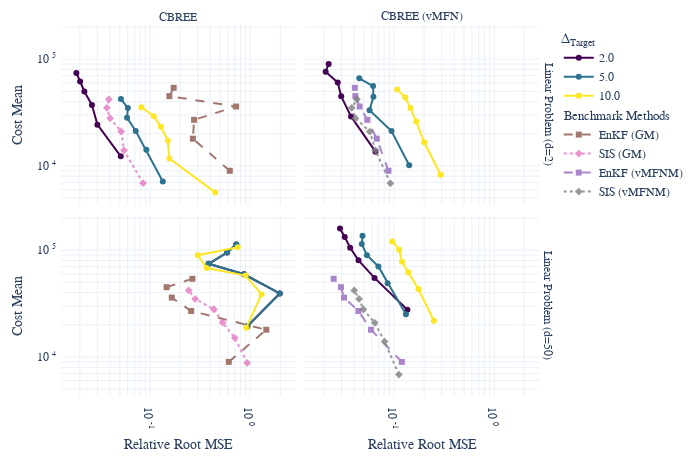

Notebook cell for this chart:
### Markdown cell above
## Alternative Figure

### Code cell
# filter
my_mixture_model = "CBREE"
my_obs_windows = 2
my_epsilon = 1
my_bm_cvar_tgt = 1
problems = ["Linear Problem (d=2)", "Linear Problem (d=50)"]
this_df = df_agg.query(" `Averaging Method`=='Average Estimate'")
this_df = this_df[this_df['Problem'].isin(problems)]
this_df = this_df[this_df['$N_{{ \\text{{obs}} }}$'].isin([2])]
this_df = this_df[this_df['$\\Delta_{{\\text{{Target}}}}$'].isin([2,5,10])]
cmap = ree.sr_to_color_dict(this_df["$\\Delta_{{\\text{{Target}}}}$"].astype(float))
this_df["cvar_tgt_str"] = this_df["$\\Delta_{{\\text{{Target}}}}$"].astype(float).apply(str)
this_df = this_df.sort_values(["$\\Delta_{{\\text{{Target}}}}$", "$N_{{ \\text{{obs}} }}$", "Sample Size"])
# plot
fig = px.line(
    this_df,
    x = "Relative Root MSE",
    y="Cost Mean",
    facet_col="Method",
    facet_row="Problem",
    color_discrete_map=cmap,
    color="cvar_tgt_str",
    log_x=True,
    log_y=True,
    markers=True,
    hover_name="Sample Size",
    labels=LATEX_TO_HTML | {"cvar_tgt_str": LATEX_TO_HTML[DF_COLUMNS_TO_LATEX["cvar_tgt"]]})
# add benchmark
this_df_bm = df_bm_agg.query("cvar_tgt == 1")
methods = this_df.Method.unique()
for prob in problems:
    for method in this_df.Method.unique():
        if "CBREE" == method:
            bm_solvers = [s for s in this_df_bm.Solver.unique() if "GM" in s]
        if "MFN" in method:
            bm_solvers = [s for s in this_df_bm.Solver.unique() if "MFN" in s]
        for bm_solver in bm_solvers:
            dat =this_df_bm.query("Problem == @prob & Solver == @bm_solver")
            trace_dict = {
                "x" : dat["Relative Root MSE"],
                "y" : dat["Cost Mean"],
                "legendgrouptitle_text": "Benchmark Methods",
                "showlegend" : prob == problems[1], # avoids duplicated entries
                "name": bm_solver,
                "legendgroup": "group",
                "mode": "markers+lines",
                "opacity": 0.8
            }
            num_rows = [1-i   for i,p in enumerate(problems) if prob == p] # cave flipped y-axis by px
            cols_idx = [i  for i, m in enumerate(methods) if method == m]
            trace_dict = trace_dict | BM_SOLVER_SCATTER_STYLE[bm_solver]
            fig = ree.add_scatter_to_subplots(fig, num_rows, cols_idx, **trace_dict)

# style
if  "yaxis_exponentformat" in MY_LAYOUT.keys():
    fig = ree.update_axes_format(fig,  MY_LAYOUT["xaxis_exponentformat"], MY_LAYOUT["yaxis_exponentformat"])
# overwrite N_obs = 0 etc
new_labels = {LATEX_TO_HTML[DF_COLUMNS_TO_LATEX["observation_window"]] + "=0": "No Divergence Check",
              "Method=":"",
              "Problem=":""}
for old, new in new_labels.items():
    fig.for_each_annotation(
        lambda a: a.update(text = a.text.replace(old,new) if a.text.startswith(old) else a.text))

fig.update_layout(**MY_LAYOUT)
# show and save
fig.show()
fig_title = "Linear problems lower and higher dimensions"
fig.write_image(f"{fig_title}.pdf".replace(" ", "_").lower(),
                engine="kaleido")
fig_description = f"Solving the Linear Problem with the CBREE methods using  \
different parameters. \
We vary the stopping criterion $\\Delta_{{\\text{{Target}}}}$ (color), \
the problem's dimension $d$ (row) and \
the method (column). \
The parameters $\\epsilon_{{\\text{{Target}}}} = {0.5}$ \
and $N_\\text{{obs}}=2$ are fixed. \
Furthermore we plot also the performance of the benchmark methods EnKF \
and SiS. \
Each marker represents the empirical estimates based the successful portion of ${int(2*this_df.Seed.unique()[0]+1)}$ simulations."
with open(f"{fig_title} desc.tex".replace(" ", "_").lower(), "w") as file:
    file.write(fig_description)
display(Markdown(fig_description))

### Figure 1 — Plotly figure (JSON) as saved in the notebook; plotly's stock layout.template omitted (floating-point values rounded to 4 significant figures; data arrays with more than 128 entries replaced by an {"elided": "..."} marker saying what was removed)
{"data": [{"hovertemplate": "<b>%{hovertext}</b><br><br>Δ<sub>Target</sub>=2.0<br>Problem=Linear Problem (d=2)<br>Method=CBREE<br>Relative Root MSE=%{x}<br>Cost Mean=%{y}<extra></extra>", "hovertext": [1000, 2000, 3000, 4000, 5000, 6000], "legendgroup": "2.0", "line": {"color": "rgb(68, 1, 84)", "dash": "solid"}, "marker": {"symbol": "circle"}, "mode": "markers+lines", "name": "2.0", "orientation": "v", "showlegend": true, "type": "scatter", "x": [0.0512, 0.02991, 0.0264, 0.02217, 0.02013, 0.01846], "xaxis": "x3", "y": [12285, 24350, 37125, 49780, 61600, 74220], "yaxis": "y3"}, {"hovertemplate": "<b>%{hovertext}</b><br><br>Δ<sub>Target</sub>=2.0<br>Problem=Linear Problem (d=2)<br>Method=CBREE (vMFN)<br>Relative Root MSE=%{x}<br>Cost Mean=%{y}<extra></extra>", "hovertext": [1000, 2000, 3000, 4000, 5000, 6000], "legendgroup": "2.0", "line": {"color": "rgb(68, 1, 84)", "dash": "solid"}, "marker": {"symbol": "circle"}, "mode": "markers+lines", "name": "2.0", "orientation": "v", "showlegend": false, "type": "scatter", "x": [0.06544, 0.03732, 0.02979, 0.0275, 0.02082, 0.02233], "xaxis": "x4", "y": [13590, 29100, 44820, 60340, 76225, 89970], "yaxis": "y4"}, {"hovertemplate": "<b>%{hovertext}</b><br><br>Δ<sub>Target</sub>=2.0<br>Problem=Linear Problem (d=50)<br>Method=CBREE<br>Relative Root MSE=%{x}<br>Cost Mean=%{y}<extra></extra>", "hovertext": [1000, 2000, 3000, 4000, 5000, 6000], "legendgroup": "2.0", "line": {"color": "rgb(68, 1, 84)", "dash": "solid"}, "marker": {"symbol": "circle"}, "mode": "markers+lines", "name": "2.0", "orientation": "v", "showlegend": false, "type": "scatter", "x": [0.938, 1.977, 0.8703, 0.3851, 0.5885, 0.7277], "xaxis": "x", "y": [19375, 39330, 59505, 74600, 95075, 112980], "yaxis": "y"}, {"hovertemplate": "<b>%{hovertext}</b><br><br>Δ<sub>Target</sub>=2.0<br>Problem=Linear Problem (d=50)<br>Method=CBREE (vMFN)<br>Relative Root MSE=%{x}<br>Cost Mean=%{y}<extra></extra>", "hovertext": [1000, 2000, 3000, 4000, 5000, 6000], "legendgroup": "2.0", "line": {"color": "rgb(68, 1, 84)", "dash": "solid"}, "marker": {"symbol": "circle"}, "mode": "markers+lines", "name": "2.0", "orientation": "v", "showlegend": false, "type": "scatter", "x": [0.1363, 0.06401, 0.04432, 0.03657, 0.0323, 0.02898], "xaxis": "x2", "y": [27650, 55040, 80385, 105480, 133200, 159270], "yaxis": "y2"}, {"hovertemplate": "<b>%{hovertext}</b><br><br>Δ<sub>Target</sub>=5.0<br>Problem=Linear Problem (d=2)<br>Method=CBREE<br>Relative Root MSE=%{x}<br>Cost Mean=%{y}<extra></extra>", "hovertext": [1000, 2000, 3000, 4000, 5000, 6000], "legendgroup": "5.0", "line": {"color": "rgb(44.875, 113.75, 142.0)", "dash": "solid"}, "marker": {"symbol": "circle"}, "mode": "markers+lines", "name": "5.0", "orientation": "v", "showlegend": true, "type": "scatter", "x": [0.1345, 0.09209, 0.07214, 0.05915, 0.06025, 0.05137], "xaxis": "x3", "y": [7155, 14150, 21255, 28200, 34950, 42270], "yaxis": "y3"}, {"hovertemplate": "<b>%{hovertext}</b><br><br>Δ<sub>Target</sub>=5.0<br>Problem=Linear Problem (d=2)<br>Method=CBREE (vMFN)<br>Relative Root MSE=%{x}<br>Cost Mean=%{y}<extra></extra>", "hovertext": [1000, 2000, 3000, 4000, 5000, 6000], "legendgroup": "5.0", "line": {"color": "rgb(44.875, 113.75, 142.0)", "dash": "solid"}, "marker": {"symbol": "circle"}, "mode": "markers+lines", "name": "5.0", "orientation": "v", "showlegend": false, "type": "scatter", "x": [0.142, 0.09456, 0.05713, 0.06242, 0.06196, 0.04509], "xaxis": "x4", "y": [10150, 21210, 33270, 44340, 55925, 66210], "yaxis": "y4"}, {"hovertemplate": "<b>%{hovertext}</b><br><br>Δ<sub>Target</sub>=5.0<br>Problem=Linear Problem (d=50)<br>Method=CBREE<br>Relative Root MSE=%{x}<br>Cost Mean=%{y}<extra></extra>", "hovertext": [1000, 2000, 3000, 4000, 5000, 6000], "legendgroup": "5.0", "line": {"color": "rgb(44.875, 113.75, 142.0)", "dash": "solid"}, "marker": {"symbol": "circle"}, "mode": "markers+lines", "name": "5.0", "orientation": "v", "showlegend": false, "type": "scatter", "x": [0.938, 1.977, 0.8703, 0.3851, 0.5885, 0.7278], "xaxis": "x", "y": [19375, 39330, 59505, 74600, 95025, 112920], "yaxis": "y"}, {"hovertemplate": "<b>%{hovertext}</b><br><br>Δ<sub>Target</sub>=5.0<br>Problem=Linear Problem (d=50)<br>Method=CBREE (vMFN)<br>Relative Root MSE=%{x}<br>Cost Mean=%{y}<extra></extra>", "hovertext": [1000, 2000, 3000, 4000, 5000, 6000], "legendgroup": "5.0", "line": {"color": "rgb(44.875, 113.75, 142.0)", "dash": "solid"}, "marker": {"symbol": "circle"}, "mode": "markers+lines", "name": "5.0", "orientation": "v", "showlegend": false, "type": "scatter", "x": [0.1317, 0.0866, 0.06994, 0.05378, 0.04779, 0.04862], "xaxis": "x2", "y": [25170, 49120, 70425, 89660, 114400, 136530], "yaxis": "y2"}, {"hovertemplate": "<b>%{hovertext}</b><br><br>Δ<sub>Target</sub>=10.0<br>Problem=Linear Problem (d=2)<br>Method=CBREE<br>Relative Root MSE=%{x}<br>Cost Mean=%{y}<extra></extra>", "hovertext": [1000, 2000, 3000, 4000, 5000, 6000], "legendgroup": "10.0", "line": {"color": "rgb(253, 231, 37)", "dash": "solid"}, "marker": {"symbol": "circle"}, "mode": "markers+lines", "name": "10.0", "orientation": "v", "showlegend": true, "type": "scatter", "x": [0.4488, 0.1563, 0.1507, 0.1288, 0.1092, 0.08216], "xaxis": "x3", "y": [5650, 11750, 17265, 23240, 29225, 35460], "yaxis": "y3"}, {"hovertemplate": "<b>%{hovertext}</b><br><br>Δ<sub>Target</sub>=10.0<br>Problem=Linear Problem (d=2)<br>Method=CBREE (vMFN)<br>Relative Root MSE=%{x}<br>Cost Mean=%{y}<extra></extra>", "hovertext": [1000, 2000, 3000, 4000, 5000, 6000], "legendgroup": "10.0", "line": {"color": "rgb(253, 231, 37)", "dash": "solid"}, "marker": {"symbol": "circle"}, "mode": "markers+lines", "name": "10.0", "orientation": "v", "showlegend": false, "type": "scatter", "x": [0.2924, 0.2002, 0.1671, 0.146, 0.13, 0.1079], "xaxis": "x4", "y": [8265, 16630, 26115, 34920, 43700, 52050], "yaxis": "y4"}, {"hovertemplate": "<b>%{hovertext}</b><br><br>Δ<sub>Target</sub>=10.0<br>Problem=Linear Problem (d=50)<br>Method=CBREE<br>Relative Root MSE=%{x}<br>Cost Mean=%{y}<extra></extra>", "hovertext": [1000, 2000, 3000, 4000, 5000, 6000], "legendgroup": "10.0", "line": {"color": "rgb(253, 231, 37)", "dash": "solid"}, "marker": {"symbol": "circle"}, "mode": "markers+lines", "name": "10.0", "orientation": "v", "showlegend": false, "type": "scatter", "x": [0.9131, 1.299, 0.9003, 0.3687, 0.3002, 0.7523], "xaxis": "x", "y": [18810, 38600, 57855, 68060, 89675, 106350], "yaxis": "y"}, {"hovertemplate": "<b>%{hovertext}</b><br><br>Δ<sub>Target</sub>=10.0<br>Problem=Linear Problem (d=50)<br>Method=CBREE (vMFN)<br>Relative Root MSE=%{x}<br>Cost Mean=%{y}<extra></extra>", "hovertext": [1000, 2000, 3000, 4000, 5000, 6000], "legendgroup": "10.0", "line": {"color": "rgb(253, 231, 37)", "dash": "solid"}, "marker": {"symbol": "circle"}, "mode": "markers+lines", "name": "10.0", "orientation": "v", "showlegend": false, "type": "scatter", "x": [0.2504, 0.1757, 0.1387, 0.1203, 0.1129, 0.09631], "xaxis": "x2", "y": [21845, 43280, 62280, 78140, 101125, 120870], "yaxis": "y2"}, {"legendgroup": "group", "legendgrouptitle": {"text": "Benchmark Methods"}, "line": {"dash": "dash"}, "marker": {"color": "#8C564B", "symbol": "square"}, "mode": "markers+lines", "name": "EnKF (GM)", "opacity": 0.8, "showlegend": false, "type": "scatter", "x": [0.6269, 0.2684, 0.276, 0.7247, 0.1563, 0.1726], "xaxis": "x3", "y": [9000, 17990, 27000, 36000, 45000, 53910], "yaxis": "y3"}, {"legendgroup": "group", "legendgrouptitle": {"text": "Benchmark Methods"}, "line": {"dash": "dot"}, "marker": {"color": "#E377C2", "symbol": "diamond"}, "mode": "markers+lines", "name": "SIS (GM)", "opacity": 0.8, "showlegend": false, "type": "scatter", "x": [0.08547, 0.05511, 0.05166, 0.04003, 0.03715, 0.03892], "xaxis": "x3", "y": [6885, 14000, 21000, 28000, 35000, 42000], "yaxis": "y3"}, {"legendgroup": "group", "legendgrouptitle": {"text": "Benchmark Methods"}, "line": {"dash": "dash"}, "marker": {"color": "#9467BD", "symbol": "square"}, "mode": "markers+lines", "name": "EnKF (vMFNM)", "opacity": 0.8, "showlegend": false, "type": "scatter", "x": [0.08815, 0.06741, 0.05431, 0.04548, 0.04123, 0.04074], "xaxis": "x4", "y": [9000, 17990, 27000, 36000, 45000, 53910], "yaxis": "y4"}, {"legendgroup": "group", "legendgrouptitle": {"text": "Benchmark Methods"}, "line": {"dash": "dot"}, "marker": {"color": "#7F7F7F", "symbol": "diamond"}, "mode": "markers+lines", "name": "SIS (vMFNM)", "opacity": 0.8, "showlegend": false, "type": "scatter", "x": [0.0922, 0.06551, 0.05747, 0.04125, 0.0379, 0.04284], "xaxis": "x4", "y": [6865, 13990, 20985, 28000, 35000, 42000], "yaxis": "y4"}, {"legendgroup": "group", "legendgrouptitle": {"text": "Benchmark Methods"}, "line": {"dash": "dash"}, "marker": {"color": "#8C564B", "symbol": "square"}, "mode": "markers+lines", "name": "EnKF (GM)", "opacity": 0.8, "showlegend": true, "type": "scatter", "x": [0.6133, 1.45, 0.2578, 0.1653, 0.1469, 0.2656], "xaxis": "x", "y": [8995, 18000, 26955, 36000, 45000, 54000], "yaxis": "y"}, {"legendgroup": "group", "legendgrouptitle": {"text": "Benchmark Methods"}, "line": {"dash": "dot"}, "marker": {"color": "#E377C2", "symbol": "diamond"}, "mode": "markers+lines", "name": "SIS (GM)", "opacity": 0.8, "showlegend": true, "type": "scatter", "x": [0.9342, 0.7033, 0.532, 0.435, 0.2825, 0.2436], "xaxis": "x", "y": [8790, 15120, 21000, 28000, 35000, 42000], "yaxis": "y"}, {"legendgroup": "group", "legendgrouptitle": {"text": "Benchmark Methods"}, "line": {"dash": "dash"}, "marker": {"color": "#9467BD", "symbol": "square"}, "mode": "markers+lines", "name": "EnKF (vMFNM)", "opacity": 0.8, "showlegend": true, "type": "scatter", "x": [0.1198, 0.05913, 0.04424, 0.03178, 0.02962, 0.02505], "xaxis": "x2", "y": [8995, 18000, 26955, 36000, 45000, 54000], "yaxis": "y2"}, {"legendgroup": "group", "legendgrouptitle": {"text": "Benchmark Methods"}, "line": {"dash": "dot"}, "marker": {"color": "#7F7F7F", "symbol": "diamond"}, "mode": "markers+lines", "name": "SIS (vMFNM)", "opacity": 0.8, "showlegend": true, "type": "scatter", "x": [0.1123, 0.08074, 0.06427, 0.0495, 0.04494, 0.04016], "xaxis": "x2", "y": [6835, 13930, 20955, 27920, 34975, 42000], "yaxis": "y2"}], "layout": {"annotations": [{"font": {}, "showarrow": false, "text": "CBREE", "x": 0.24, "xanchor": "center", "xref": "paper", "y": 1, "yanchor": "bottom", "yref": "paper"}, {"font": {}, "showarrow": false, "text": "CBREE (vMFN)", "x": 0.74, "xanchor": "center", "xref": "paper", "y": 1, "yanchor": "bottom", "yref": "paper"}, {"font": {}, "showarrow": false, "text": "Linear Problem (d=50)", "textangle": 90, "x": 0.98, "xanchor": "left", "xref": "paper", "y": 0.2425, "yanchor": "middle", "yref": "paper"}, {"font": {}, "showarrow": false, "text": "Linear Problem (d=2)", "textangle": 90, "x": 0.98, "xanchor": "left", "xref": "paper", "y": 0.7575, "yanchor": "middle", "yref": "paper"}], "autosize": false, "font": {"family": "Serif"}, "height": 466.7, "legend": {"title": {"text": "Δ<sub>Target</sub>"}, "tracegroupgap": 0}, "margin": {"b": 50, "l": 50, "pad": 4, "r": 50, "t": 25}, "width": 700, "xaxis": {"anchor": "y", "domain": [0, 0.48], "exponentformat": "power", "ticktext": {"elided": "200 str values"}, "tickvals": {"elided": "200 float values"}, "title": {"text": "Relative Root MSE"}, "type": "log"}, "xaxis2": {"anchor": "y2", "domain": [0.5, 0.98], "exponentformat": "power", "matches": "x", "ticktext": {"elided": "200 str values"}, "tickvals": {"elided": "200 float values"}, "title": {"text": "Relative Root MSE"}, "type": "log"}, "xaxis3": {"anchor": "y3", "domain": [0, 0.48], "exponentformat": "power", "matches": "x", "showticklabels": false, "ticktext": {"elided": "200 str values"}, "tickvals": {"elided": "200 float values"}, "type": "log"}, "xaxis4": {"anchor": "y4", "domain": [0.5, 0.98], "exponentformat": "power", "matches": "x", "showticklabels": false, "ticktext": {"elided": "200 str values"}, "tickvals": {"elided": "200 float values"}, "type": "log"}, "yaxis": {"anchor": "x", "domain": [0, 0.485], "exponentformat": "power", "ticktext": {"elided": "200 str values"}, "tickvals": {"elided": "200 float values"}, "title": {"text": "Cost Mean"}, "type": "log"}, "yaxis2": {"anchor": "x2", "domain": [0, 0.485], "exponentformat": "power", "matches": "y", "showticklabels": false, "ticktext": {"elided": "200 str values"}, "tickvals": {"elided": "200 float values"}, "type": "log"}, "yaxis3": {"anchor": "x3", "domain": [0.515, 1], "exponentformat": "power", "matches": "y", "ticktext": {"elided": "200 str values"}, "tickvals": {"elided": "200 float values"}, "title": {"text": "Cost Mean"}, "type": "log"}, "yaxis4": {"anchor": "x4", "domain": [0.515, 1], "exponentformat": "power", "matches": "y", "showticklabels": false, "ticktext": {"elided": "200 str values"}, "tickvals": {"elided": "200 float values"}, "type": "log"}}}
